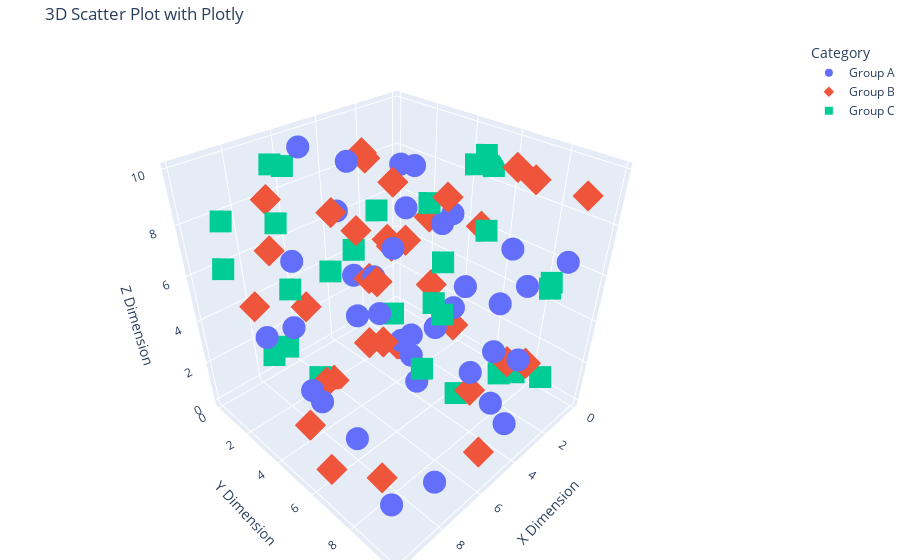

This figure's notebook cell:
### Markdown cell above
### 13. Create a 3D scatter plot using Plotly.

### Code cell
import plotly.express as px
import pandas as pd
import numpy as np

# Generate sample 3D data
np.random.seed(42)
num_points = 100
x_data = np.random.rand(num_points) * 10
y_data = np.random.rand(num_points) * 10
z_data = np.random.rand(num_points) * 10
# Add a categorical variable for color mapping
category = np.random.choice(['Group A', 'Group B', 'Group C'], size=num_points)

# Create a DataFrame for Plotly
df_3d = pd.DataFrame({
    'X': x_data,
    'Y': y_data,
    'Z': z_data,
    'Category': category
})

# Create the 3D scatter plot using Plotly Express
fig = px.scatter_3d(
    df_3d, 
    x='X', 
    y='Y', 
    z='Z', 
    color='Category', # Color points by category
    symbol='Category', # Use different symbols by category
    title='3D Scatter Plot with Plotly',
    labels={'X': 'Dimension X', 'Y': 'Dimension Y', 'Z': 'Dimension Z'},
    hover_data=['X', 'Y', 'Z', 'Category'] # Show data on hover
)

# Update layout for better appearance and camera angle
fig.update_layout(
    scene=dict(
        xaxis_title='X Dimension',
        yaxis_title='Y Dimension',
        zaxis_title='Z Dimension',
        bgcolor="white" # Set background color of the 3D scene
    ),
    margin=dict(l=0, r=0, b=0, t=40) # Adjust margins
)

# Show the plot (this will open in your browser or display in Jupyter)
fig.show()

### Figure 1 — Plotly figure (JSON) as saved in the notebook; plotly's stock layout.template omitted (floating-point values rounded to 4 significant figures)
{"data": [{"customdata": [["Group A"], ["Group A"], ["Group A"], ["Group A"], ["Group A"], ["Group A"], ["Group A"], ["Group A"], ["Group A"], ["Group A"], ["Group A"], ["Group A"], ["Group A"], ["Group A"], ["Group A"], ["Group A"], ["Group A"], ["Group A"], ["Group A"], ["Group A"], ["Group A"], ["Group A"], ["Group A"], ["Group A"], ["Group A"], ["Group A"], ["Group A"], ["Group A"], ["Group A"], ["Group A"], ["Group A"], ["Group A"], ["Group A"], ["Group A"], ["Group A"], ["Group A"], ["Group A"], ["Group A"]], "hovertemplate": "Category=%{customdata[0]}<br>Dimension X=%{x}<br>Dimension Y=%{y}<br>Dimension Z=%{z}<extra></extra>", "legendgroup": "Group A", "marker": {"color": "#636efa", "symbol": "circle"}, "mode": "markers", "name": "Group A", "scene": "scene", "showlegend": true, "type": "scatter3d", "x": [3.745, 1.56, 0.2058, 3.042, 4.319, 2.921, 3.664, 4.561, 5.142, 0.6505, 9.489, 9.656, 8.084, 3.046, 4.402, 4.952, 3.117, 5.467, 1.849, 7.751, 8.948, 1.96, 3.887, 8.287, 5.427, 7.722, 0.7404, 3.585, 1.159, 3.309, 7.296, 6.376, 8.872, 7.132, 5.613, 7.71, 4.275, 0.2542], "y": [0.3143, 2.493, 2.898, 8.037, 8.926, 3.18, 1.101, 2.279, 8.607, 1.199, 3.376, 9.429, 3.232, 5.188, 9.718, 2.518, 6.096, 0.5148, 2.786, 2.396, 4.895, 7.616, 3.678, 6.335, 8.353, 6.776, 3.867, 9.367, 1.375, 9.247, 8.172, 5.552, 5.297, 8.972, 6.331, 3.39, 8.971, 8.871], "z": [6.42, 0.09197, 5.487, 3.254, 6.496, 0.9367, 3.677, 2.652, 3.931, 5.769, 4.925, 1.952, 7.225, 2.808, 1.771, 9.539, 4.282, 9.636, 8.53, 3.851, 3.169, 6.96, 6.15, 1.401, 7.408, 8.094, 6.5, 7.02, 7.958, 3.756, 4.656, 5.426, 2.865, 0.3735, 3.602, 1.271, 2.158, 6.229]}, {"customdata": [["Group B"], ["Group B"], ["Group B"], ["Group B"], ["Group B"], ["Group B"], ["Group B"], ["Group B"], ["Group B"], ["Group B"], ["Group B"], ["Group B"], ["Group B"], ["Group B"], ["Group B"], ["Group B"], ["Group B"], ["Group B"], ["Group B"], ["Group B"], ["Group B"], ["Group B"], ["Group B"], ["Group B"], ["Group B"], ["Group B"], ["Group B"], ["Group B"], ["Group B"], ["Group B"], ["Group B"], ["Group B"], ["Group B"], ["Group B"]], "hovertemplate": "Category=%{customdata[0]}<br>Dimension X=%{x}<br>Dimension Y=%{y}<br>Dimension Z=%{z}<extra></extra>", "legendgroup": "Group B", "marker": {"color": "#EF553B", "symbol": "diamond"}, "mode": "markers", "name": "Group B", "scene": "scene", "showlegend": true, "type": "scatter3d", "x": [9.507, 0.5808, 8.662, 6.011, 2.123, 1.834, 5.248, 2.912, 7.852, 1.997, 0.4645, 6.075, 1.705, 1.22, 2.588, 5.201, 9.696, 5.979, 9.219, 0.8849, 0.4523, 3.253, 3.568, 2.809, 8.022, 0.7455, 9.869, 1.987, 8.155, 7.069, 7.713, 6.233, 3.11, 4.938], "y": [6.364, 4.104, 7.556, 2.288, 8.081, 8.715, 1.866, 5.393, 4.271, 8.18, 5.107, 4.174, 2.221, 9.624, 2.848, 5.027, 9.083, 9.857, 2.421, 6.721, 2.376, 7.282, 5.358, 0.9029, 1.865, 0.4078, 5.909, 0.1659, 2.265, 6.452, 6.909, 1.135, 2.579, 3.492], "z": [0.8414, 1.015, 6.635, 0.05062, 2.243, 2.372, 7.465, 8.492, 2.44, 9.73, 6.311, 7.948, 5.026, 9.405, 0.1546, 9.667, 2.944, 1.695, 5.568, 9.362, 5.701, 0.9718, 5.183, 8.774, 7.025, 3.595, 2.936, 8.101, 9.132, 5.113, 7.983, 3.38, 5.783, 5.222]}, {"customdata": [["Group C"], ["Group C"], ["Group C"], ["Group C"], ["Group C"], ["Group C"], ["Group C"], ["Group C"], ["Group C"], ["Group C"], ["Group C"], ["Group C"], ["Group C"], ["Group C"], ["Group C"], ["Group C"], ["Group C"], ["Group C"], ["Group C"], ["Group C"], ["Group C"], ["Group C"], ["Group C"], ["Group C"], ["Group C"], ["Group C"], ["Group C"], ["Group C"]], "hovertemplate": "Category=%{customdata[0]}<br>Dimension X=%{x}<br>Dimension Y=%{y}<br>Dimension Z=%{z}<extra></extra>", "legendgroup": "Group C", "marker": {"color": "#00cc96", "symbol": "square"}, "mode": "markers", "name": "Group C", "scene": "scene", "showlegend": true, "type": "scatter3d", "x": [7.32, 5.987, 1.56, 7.081, 9.699, 8.324, 1.818, 6.119, 1.395, 5.924, 0.9767, 6.842, 0.3439, 9.093, 6.625, 9.395, 2.713, 1.409, 0.05522, 7.29, 8.631, 0.6356, 3.252, 4.722, 1.196, 7.608, 5.227, 1.079], "y": [3.144, 5.086, 9.076, 0.7698, 1.612, 9.297, 6.334, 8.074, 8.961, 0.06952, 7.03, 3.636, 4.972, 3.009, 0.3689, 1.449, 6.323, 3.208, 5.121, 1.744, 3.411, 8.773, 6.6, 2.419, 0.931, 9.004, 7.26, 7.799], "z": [1.616, 8.986, 6.064, 1.608, 6.919, 6.52, 7.122, 6.576, 5.683, 8.92, 0.2432, 6.455, 9.149, 3.702, 9.283, 8.511, 9.901, 6.97, 8.671, 5.015, 8.9, 0.9398, 0.3594, 5.908, 0.305, 8.226, 7.7, 0.8535]}], "layout": {"legend": {"title": {"text": "Category"}, "tracegroupgap": 0}, "margin": {"b": 0, "l": 0, "r": 0, "t": 40}, "scene": {"bgcolor": "white", "domain": {"x": [0, 1], "y": [0, 1]}, "xaxis": {"title": {"text": "X Dimension"}}, "yaxis": {"title": {"text": "Y Dimension"}}, "zaxis": {"title": {"text": "Z Dimension"}}}, "title": {"text": "3D Scatter Plot with Plotly"}}}
